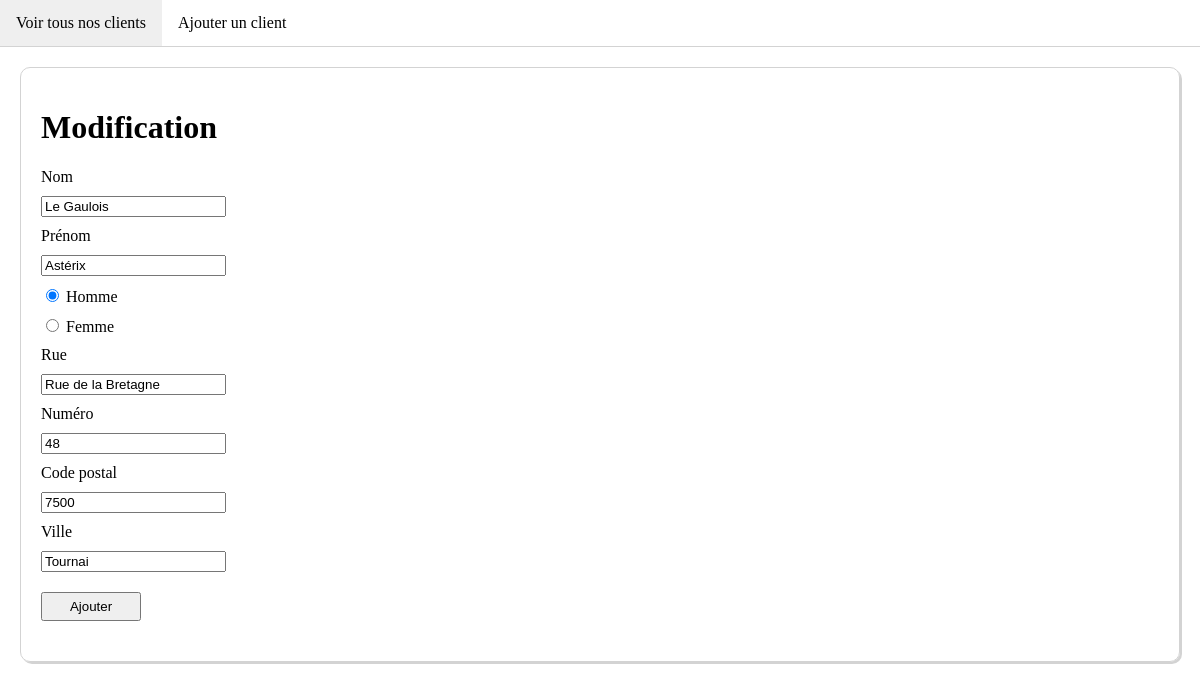
Page /update.php?id=1 on the committed database.
### tables this page shows
CREATE TABLE `personne` (
  `id` int(11) NOT NULL,
  `nom` varchar(60) NOT NULL,
  `prenom` varchar(60) NOT NULL,
  `sexe` varchar(1) NOT NULL,
  `ad_rue` varchar(60) NOT NULL,
  `ad_num` varchar(10) NOT NULL,
  `ad_cp` int(11) NOT NULL,
  `ad_ville` varchar(60) NOT NULL
);

### update.php (the view, shortened to what this page needs)
<?php
$nom = "";
$prenom = "";
$sexe = "";
$ad_rue = "";
$ad_num = "";
$ad_cp = "";
$ad_ville = "";
try {
    if (isset($_GET['id'])) {
        include('database.php');
        $query = '  SELECT *
                    FROM PERSONNE
                    WHERE id = :id';
        $obj = $pdo->prepare($query);
        $obj->execute(array(
            ':id' => $_GET['id']
        ));
        $personne = $obj->fetchAll();
        if (count($personne) == 1) {
            foreach ($personne as $p) {
                $nom = $p['nom'];
                $prenom = $p['prenom'];
                $sexe = $p['sexe'];
                $ad_rue = $p['ad_rue'];
                $ad_num = $p['ad_num'];
                $ad_cp = $p['ad_cp'];
                $ad_ville = $p['ad_ville'];
            }
        } else
            $error = "<p class='ErrorMessage'>Identifiant non trouvé.</p>";
    }
} catch (PDOException $e) {
    $error = "<p class='ErrorMessage'>{$e->getMessage()}</p>";
}
?>
<!DOCTYPE html>
<html>
<head>
    <link rel="stylesheet" href="style.css">
</head>
<body>
    <?php include('menu.php'); ?>
    <div class="container">
        <div class="details">
            <h1>Modification</h1>
            <form action="update.php?id=<?= $_GET['id']; ?>" method="post">
                <label for="nom">Nom</label>
                <input type="text" name="nom" id="nom" value="<?= $nom ?>" autofocus required>
                <label for="prenom">Prénom</label>
                <input type="text" name="prenom" id="prenom" value="<?= $prenom ?>" required>
                <div>
                    <input type="radio" name="sexe" id="sexeM" value="M" <?= ($sexe == 'M' ? 'checked' : '') ?>>
                    <label for="sexeM">Homme</label>
                </div>
                <div>
                    <input type="radio" name="sexe" id="sexeF" value="F" <?= ($sexe == 'F' ? 'checked' : '') ?>>
                    <label for="sexeF">Femme</label>
                </div>
                <label for="ad_rue">Rue</label>
                <input type="text" name="ad_rue" id="ad_rue" value="<?= $ad_rue ?>" required>
                <label for="ad_num">Numéro</label>
                <input type="text" name="ad_num" id="ad_num" value="<?= $ad_num ?>" required>
                <label for="ad_cp">Code postal</label>
                <input type="number" name="ad_cp" id="ad_cp" value="<?= $ad_cp ?>" required>
                <label for="ad_ville">Ville</label>
                <input type="text" name="ad_ville" id="ad_ville" value="<?= $ad_ville ?>" required>
                <input type="submit" value="Ajouter" name="confirmUpdate">
            </form>
        </div>
    </div>
</body>
</html>

### style.css (style rules this page uses)
html, body { margin: 0; padding: 0; }
.container { padding: 20px; }
.details { min-height: 80%; border: 1px solid lightgrey; border-radius: 10px; box-shadow: 2px 2px 0 0 lightgrey; padding: 20px; }
form > * { display: block; margin: 10px 0; }
input[type=submit] { padding: 5px; width: 100px; margin: 20px 0; }

### rows in the picture
personne: nom "Le Gaulois", prenom "Astérix", sexe "☑ Homme", sexe "☐ Femme", ad_rue "Rue de la Bretagne", ad_num "48", ad_cp "7500", ad_ville "Tournai"
